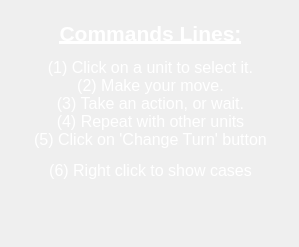
<?xml version="1.0" encoding="UTF-8"?>
<ui version="4.0">
 <class>DialogShowCommands</class>
 <widget class="QDialog" name="DialogShowCommands">
  <property name="geometry">
   <rect>
    <x>0</x>
    <y>0</y>
    <width>299</width>
    <height>247</height>
   </rect>
  </property>
  <property name="windowTitle">
   <string>Dialog</string>
  </property>
  <property name="styleSheet">
   <string notr="true"/>
  </property>
  <widget class="QLabel" name="label">
   <property name="geometry">
    <rect>
     <x>0</x>
     <y>-50</y>
     <width>301</width>
     <height>301</height>
    </rect>
   </property>
   <property name="styleSheet">
    <string notr="true">background-image: url(:/Res/Animations/deg4.git);</string>
   </property>
   <property name="text">
    <string>&lt;html&gt;&lt;head/&gt;&lt;body&gt;&lt;p align=&quot;center&quot;&gt;&lt;br/&gt;&lt;/p&gt;&lt;p align=&quot;center&quot;&gt;&lt;span style=&quot; font-size:16pt; font-weight:600; text-decoration: underline; color:#ffffff;&quot;&gt;Commands Lines:&lt;/span&gt;&lt;/p&gt;&lt;p align=&quot;center&quot;&gt;&lt;span style=&quot; font-size:12pt; color:#ffffff;&quot;&gt;(1) Click on a unit to select it.&lt;br/&gt;(2) Make your move.&lt;br/&gt;(3) Take an action, or wait.&lt;br/&gt;(4) Repeat with other units&lt;br/&gt;(5) Click on 'Change Turn' button&lt;/span&gt;&lt;/p&gt;&lt;p align=&quot;center&quot;&gt;&lt;span style=&quot; font-size:12pt; color:#ffffff;&quot;&gt;(6) Right click to show cases&lt;/span&gt;&lt;/p&gt;&lt;p align=&quot;center&quot;&gt;&lt;br/&gt;&lt;/p&gt;&lt;/body&gt;&lt;/html&gt;</string>
   </property>
  </widget>
 </widget>
 <resources/>
 <connections/>
</ui>
